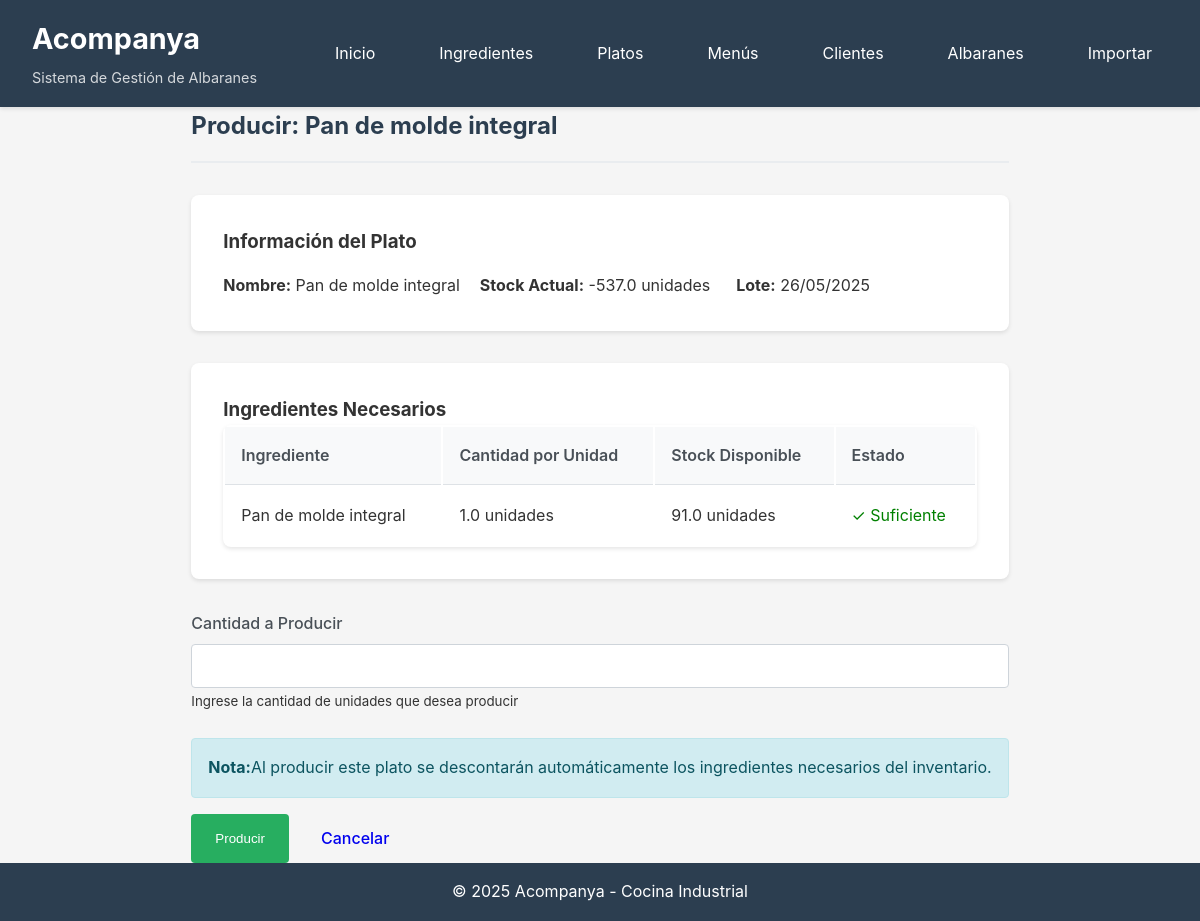
Before: /platos/producir/2 with the older database file.
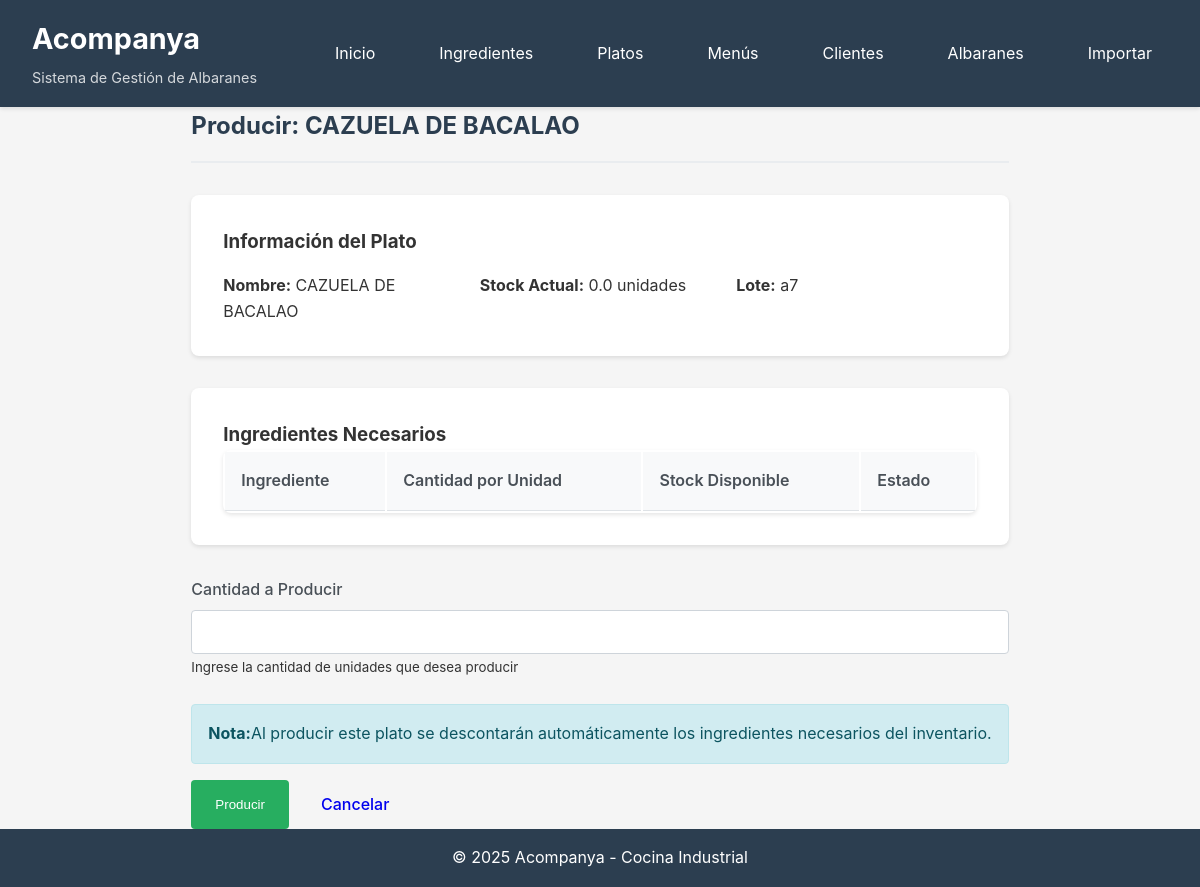
After: the same page with the newer database file.
### database/models.py (models this page shows, shortened)
class Plato(db.Model):
    __tablename__ = 'platos'
    id = db.Column(db.Integer, primary_key=True)
    nombre = db.Column(db.String(200), nullable=False)
    lote_propio = db.Column(db.String(100), nullable=True)
    stock_actual = db.Column(db.Float, nullable=False, default=0)
    unidad = db.Column(db.String(50), nullable=False, default='unidades')
    created_at = db.Column(db.DateTime, default=datetime.utcnow)
    updated_at = db.Column(db.DateTime, default=datetime.utcnow, onupdate=datetime.utcnow)
    ingredientes = db.relationship('Ingrediente', secondary=platos_ingredientes, backref='platos')
    movimientos = db.relationship('MovimientoStock',
                                 primaryjoin="and_(MovimientoStock.entidad_tipo=='plato', "
                                           "MovimientoStock.entidad_id==Plato.id)",
                                 foreign_keys='MovimientoStock.entidad_id',
                                 backref='plato_ref',
                                 lazy='dynamic',
                                 overlaps="ingrediente_ref,movimientos")
    detalles_albaran = db.relationship('AlbaranDetalle', backref='plato', lazy='dynamic')
    def obtener_ingredientes_con_cantidad(self):
        result = db.session.query(
            Ingrediente,
            platos_ingredientes.c.cantidad,
            platos_ingredientes.c.unidad
        ).join(
            platos_ingredientes,
            platos_ingredientes.c.ingrediente_id == Ingrediente.id
        ).filter(
            platos_ingredientes.c.plato_id == self.id
        ).all()
        return result

class Ingrediente(db.Model):
    __tablename__ = 'ingredientes'
    id = db.Column(db.Integer, primary_key=True)
    nombre = db.Column(db.String(200), nullable=False)
    tipo_unidad = db.Column(Enum(TipoUnidad), nullable=False)
    stock_actual = db.Column(db.Float, nullable=False, default=0)
    fecha_caducidad = db.Column(db.Date, nullable=True)
    lote = db.Column(db.String(100), nullable=True)
    es_plato = db.Column(db.Boolean, default=False)
    created_at = db.Column(db.DateTime, default=datetime.utcnow)
    updated_at = db.Column(db.DateTime, default=datetime.utcnow, onupdate=datetime.utcnow)
    movimientos = db.relationship('MovimientoStock',
                                 primaryjoin="and_(MovimientoStock.entidad_tipo=='ingrediente', "
                                           "MovimientoStock.entidad_id==Ingrediente.id)",
                                 foreign_keys='MovimientoStock.entidad_id',
                                 backref='ingrediente_ref',
                                 lazy='dynamic',
                                 overlaps="plato_ref,movimientos")

### tables this page shows
CREATE TABLE platos_ingredientes (
	id INTEGER NOT NULL, 
	plato_id INTEGER NOT NULL, 
	ingrediente_id INTEGER NOT NULL, 
	cantidad FLOAT NOT NULL, 
	unidad VARCHAR(50) NOT NULL, 
	PRIMARY KEY (id), 
	FOREIGN KEY(plato_id) REFERENCES platos (id), 
	FOREIGN KEY(ingrediente_id) REFERENCES ingredientes (id)
);

### routes/platos.py (the view, shortened to what this page needs)
@platos_bp.route('/producir/<int:id>', methods=['GET', 'POST'])
def producir(id):
    plato = Plato.query.get_or_404(id)
    ingredientes = plato.obtener_ingredientes_con_cantidad()
    return render_template('platos/producir.html', plato=plato, ingredientes=ingredientes)

### app.py (called while the page is built)
def create_app():
    app = Flask(__name__)
    app.config.from_object(Config)
    init_db(app)
    app.register_blueprint(ingredientes_bp, url_prefix='/ingredientes')
    app.register_blueprint(platos_bp, url_prefix='/platos')
    app.register_blueprint(menus_bp, url_prefix='/menus')
    app.register_blueprint(albaranes_bp, url_prefix='/albaranes')
    app.register_blueprint(importar_bp, url_prefix='/importar')
    app.register_blueprint(clientes_bp, url_prefix='/clientes')
    @app.context_processor
    def inject_config():
        return dict(config=app.config)
    @app.route('/')
    def index():
        return render_template('index.html')
    @app.route('/dashboard')
    def dashboard():
        return render_template('dashboard.html')
    return app

### templates/platos/producir.html (shortened to what this page needs)
{% extends "base.html" %}
{% block content %}
<div class="page-header">
    <h2>Producir: {{ plato.nombre }}</h2>
</div>
<div class="albaran-header">
    <h3>Información del Plato</h3>
    <div class="albaran-info">
        <div>
            <strong>Nombre:</strong> {{ plato.nombre }}
        </div>
        <div>
            <strong>Stock Actual:</strong> {{ plato.stock_actual }} {{ plato.unidad }}
        </div>
        <div>
            <strong>Lote:</strong> {{ plato.lote_propio or 'Sin lote' }}
        </div>
    </div>
</div>
<div class="albaran-section">
    <h3>Ingredientes Necesarios</h3>
    <table class="table">
        <thead>
            <tr>
                <th>Ingrediente</th>
                <th>Cantidad por Unidad</th>
                <th>Stock Disponible</th>
                <th>Estado</th>
            </tr>
        </thead>
        <tbody>
            {% for ingrediente, cantidad, unidad in ingredientes %}
            <tr>
                <td>{{ ingrediente.nombre }}</td>
                <td>{{ cantidad }} {{ unidad }}</td>
                <td>{{ ingrediente.stock_actual }} {{ ingrediente.tipo_unidad.value }}</td>
                <td>
                    {% if config.DEBUG_MODE %}
                        <span style="color: orange;">⚠️ Debug Mode</span>
                    {% elif ingrediente.stock_actual >= cantidad %}
                        <span style="color: green;">✓ Suficiente</span>
                    {% else %}
                        <span style="color: red;">✗ Insuficiente</span>
                    {% endif %}
                </td>
            </tr>
            {% endfor %}
        </tbody>
    </table>
</div>
<form method="POST" action="">
    <div class="form-group">
        <label for="cantidad" class="form-label">Cantidad a Producir</label>
        <input type="number" class="form-control" id="cantidad" name="cantidad"
               min="1" step="1" required>
        <small class="text-muted">
            Ingrese la cantidad de {{ plato.unidad }} que desea producir
        </small>
    </div>
    <div class="alert alert-info">
        <strong>Nota:</strong> Al producir este plato se descontarán automáticamente los ingredientes necesarios del inventario.
    </div>
    <div class="action-group">
        <button type="submit" class="btn btn-success">Producir</button>
        <a href="{{ url_for('platos.listar') }}" class="btn btn-secondary">Cancelar</a>
    </div>
</form>
{% endblock %}

Changed rows visible on the page:
removed platos_ingredientes: nombre "Pan de molde integral", cantidad "1.0", unidad "unidades", stock_actual "91.0", tipo_unidad.value "unidades", shows "✓ Suficiente"
changed Plato "unidades": nombre "Pan de molde integral" → "CAZUELA DE BACALAO"; stock_actual "-537.0" → "0.0"; lote_propio "26/05/2025" → "a7"
